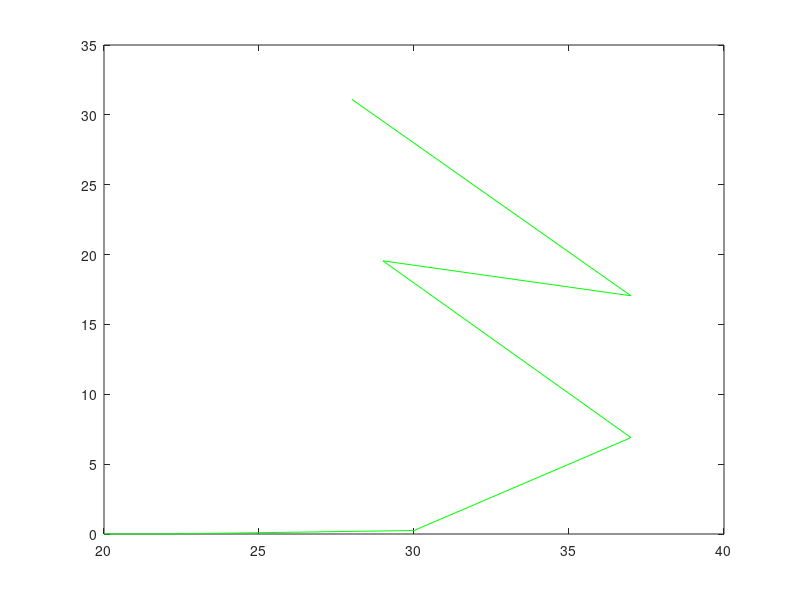

MATLAB code to generate this figure:
%y4 = 46.78982788 y5=36.4398821 y6=37.62 y7=46.098338	y8=56.12033012	y9=47.3120368	y10=60.14683302


x=[20	22	30	37	29	37	28]
y=[46.79	36.44	37.62	39.2	36.57	30.26	29.04]
y1=[46.7898278 36.4398821 37.37 46.098338 56.12033012 47.3120368 60.14683302]
diff=abs(y-y1)
plot(x,diff,'g')


%y1=[46.78982788	3pr6.4398821	37.62	46.098338	56.12033012	47.3120368	60.14683302]